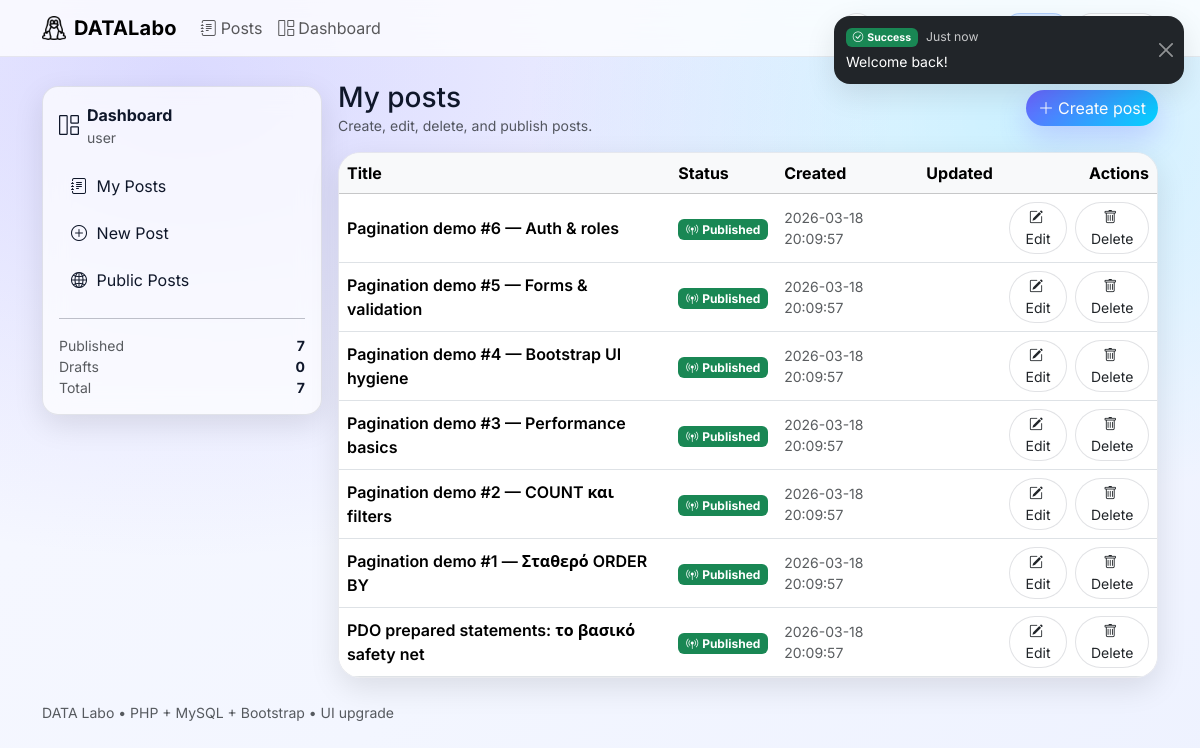
Screenshot of /public/Dashboard_Posts.php (signed in) with the database file from the repository.
### tables this page shows
CREATE TABLE IF NOT EXISTS posts (
    post_id INT UNSIGNED NOT NULL AUTO_INCREMENT,
    user_id INT UNSIGNED NOT NULL,
    post_title VARCHAR(254) NOT NULL,
    post_body MEDIUMTEXT NOT NULL,
    status ENUM('draft','published') NOT NULL DEFAULT 'draft',
    published_at DATETIME NULL,
    created_at TIMESTAMP NOT NULL DEFAULT CURRENT_TIMESTAMP,
    updated_at TIMESTAMP NULL DEFAULT NULL ON UPDATE CURRENT_TIMESTAMP,

    PRIMARY KEY (post_id),
    KEY idx_posts_user_id (user_id),
    KEY idx_posts_status_created_at (status, created_at),

    CONSTRAINT fk_posts_users
        FOREIGN KEY (user_id) REFERENCES users(user_id)
        ON DELETE CASCADE
        ON UPDATE CASCADE
);

### functions/userFunctions.php (called while the page is built, shortened)
<?php
require_once __DIR__ . '/genericFunctions.php';
function existsActiveUserSession(): bool
{
    return session_status() === PHP_SESSION_ACTIVE;
}
function existsLoggedUser(): bool
{
    return isset($_SESSION['user_id'], $_SESSION['loggedUserName'], $_SESSION['loggedUserRole']);
}
function currentUserId(): ?int
{
    return existsLoggedUser() ? (int)$_SESSION['user_id'] : null;
}
function currentUserName(): ?string
{
    return existsLoggedUser() ? (string)$_SESSION['loggedUserName'] : null;
}
function currentUserRole(): ?string
{
    return existsLoggedUser() ? (string)$_SESSION['loggedUserRole'] : null;
}

### functions/genericFunctions.php (called while the page is built, shortened)
<?php
function getFlash(): ?array
{
    $flash = $_SESSION['flash'];
    return $flash;
}

### functions/databaseFunctions.php (called while the page is built, shortened)
<?php
function dbConfig(): array
{
    return [
        'host' => 'localhost',
        'user' => 'root',
        'pass' => '',
        'name' => 'database_labo',
        'port' => 3306,
    ];
}
function connectToDatabase(): mysqli
{
    $cfg = dbConfig();
    $conn = new mysqli($cfg['host'], $cfg['user'], $cfg['pass'], $cfg['name'], $cfg['port']);
    $conn->set_charset('utf8mb4');
    return $conn;
}
function dbSelectAll(string $sql, array $params = [], ?string $types = null): array
{
    $conn = connectToDatabase();
    $stmt = $conn->prepare($sql);
    if (!empty($params)) {
        $types = $types ?? inferParamTypes($params);
        $stmt->bind_param($types, ...$params);
    }
    $stmt->execute();
    $result = $stmt->get_result();
    $rows = [];
    while ($row = $result->fetch_assoc()) {
        $rows[] = $row;
    }
    return $rows;
}
function dbSelectOne(string $sql, array $params = [], ?string $types = null): ?array
{
    $rows = dbSelectAll($sql, $params, $types);
    return $rows[0] ?? null;
}

### public/Dashboard_Posts.php (the view, shortened to what this page needs)
<?php
require_once __DIR__ . '/../functions/userFunctions.php';
require_once __DIR__ . '/../functions/genericFunctions.php';
require_once __DIR__ . '/../functions/databaseFunctions.php';
require __DIR__ . '/_header.php';
$myPosts = dbSelectAll(
  "SELECT post_id, post_title, status, created_at, updated_at
   FROM posts
   WHERE user_id = ?
   ORDER BY created_at DESC, post_id DESC",
  [currentUserId()],
  "i"
);
$stats = dbSelectOne(
  "SELECT
      SUM(status='published') AS published_cnt,
      SUM(status='draft') AS draft_cnt,
      COUNT(*) AS total_cnt
   FROM posts
   WHERE user_id = ?",
  [currentUserId()],
  "i"
);
$publishedCnt = (int)($stats['published_cnt'] ?? 0);
$draftCnt = (int)($stats['draft_cnt'] ?? 0);
$totalCnt = (int)($stats['total_cnt'] ?? 0);
?>
<div class="bl-shell">
  <aside class="bl-sidebar bl-glass">
    <div class="d-flex align-items-center gap-2 mb-3">
      <i class="bi bi-grid-1x2 fs-5"></i>
      <div>
        <div class="fw-bold">Dashboard</div>
        <div class="text-muted small"><?= htmlspecialchars((string)currentUserName()) ?></div>
      </div>
    </div>
    <div class="vstack gap-1">
      <a class="bl-side-link" href="Dashboard_Posts.php"><i class="bi bi-journal-text"></i>My Posts</a>
      <a class="bl-side-link" href="Post_Create.php" data-spinner="1"><i class="bi bi-plus-circle"></i>New Post</a>
      <a class="bl-side-link" href="Posts_List.php" data-spinner="1"><i class="bi bi-globe2"></i>Public Posts</a>
    </div>
    <hr class="my-3 opacity-25">
    <div class="small">
      <div class="d-flex justify-content-between">
        <span class="text-muted">Published</span><span class="fw-bold"><?= $publishedCnt ?></span>
      </div>
      <div class="d-flex justify-content-between">
        <span class="text-muted">Drafts</span><span class="fw-bold"><?= $draftCnt ?></span>
      </div>
      <div class="d-flex justify-content-between">
        <span class="text-muted">Total</span><span class="fw-bold"><?= $totalCnt ?></span>
      </div>
    </div>
  </aside>
  <section>
    <div class="d-flex flex-wrap justify-content-between align-items-center gap-2 mb-3">
      <div>
        <h1 class="h3 mb-0">My posts</h1>
        <div class="text-muted small">Create, edit, delete, and publish posts.</div>
      </div>
      <a class="btn btn-gradient" href="Post_Create.php" data-spinner="1"><i class="bi bi-plus-lg me-1"></i>Create post</a>
    </div>
    <?php if (empty($myPosts)): ?>
      <div class="bl-glass p-4">
        <div class="d-flex align-items-center gap-2">
          <i class="bi bi-inbox fs-4"></i>
          <div>
            <div class="fw-bold">No posts yet</div>
            <div class="text-muted small">Create your first post to get started.</div>
          </div>
        </div>
        <div class="mt-3">
          <a class="btn btn-gradient" href="Post_Create.php" data-spinner="1"><i class="bi bi-plus-lg me-1"></i>New Post</a>
        </div>
      </div>
    <?php else: ?>
      <div class="card bl-card">
        <div class="table-responsive">
          <table class="table align-middle mb-0">
            <thead class="table-light">
              <tr>
                <th>Title</th>
                <th>Status</th>
                <th class="d-none d-md-table-cell">Created</th>
                <th class="d-none d-md-table-cell">Updated</th>
                <th class="text-end">Actions</th>
              </tr>
            </thead>
            <tbody>
              <?php foreach ($myPosts as $p): ?>
                <tr>
                  <td class="fw-semibold"><?= htmlspecialchars((string)$p['post_title']) ?></td>
                  <td>
                    <?php if ($p['status'] === 'published'): ?>
                      <span class="badge text-bg-success"><i class="bi bi-broadcast-pin me-1"></i>Published</span>
                    <?php else: ?>
                      <span class="badge text-bg-secondary"><i class="bi bi-eye-slash me-1"></i>Draft</span>
                    <?php endif; ?>
                  </td>
                  <td class="d-none d-md-table-cell text-muted small"><?= htmlspecialchars((string)$p['created_at']) ?></td>
                  <td class="d-none d-md-table-cell text-muted small"><?= htmlspecialchars((string)$p['updated_at']) ?></td>
                  <td class="text-end">
                    <div class="d-inline-flex gap-2">
                      <a class="btn btn-soft btn-sm" href="Post_Edit.php?post_id=<?= (int)$p['post_id'] ?>" data-spinner="1">
                        <i class="bi bi-pencil-square me-1"></i>Edit
                      </a>
                      <form method="POST" action="servers/post_delete.php" class="m-0">
                        <button class="btn btn-soft btn-sm" type="submit" onclick="return confirm('Delete this post?');">
                          <i class="bi bi-trash me-1"></i>Delete
                        </button>
                      </form>
                    </div>
                  </td>
                </tr>
              <?php endforeach; ?>
            </tbody>
          </table>
        </div>
      </div>
    <?php endif; ?>
  </section>
</div>
<?php require __DIR__ . '/_footer.php'; ?>

### public/_header.php (shortened to what this page needs)
<!doctype html>
<html lang="en">
<head>
  <link href="https://cdn.jsdelivr.net/npm/bootstrap@5.3.3/dist/css/bootstrap.min.css" rel="stylesheet">
  <link href="https://cdn.jsdelivr.net/npm/bootstrap-icons@1.11.3/font/bootstrap-icons.css" rel="stylesheet">
  <link rel="stylesheet" href="assets/css/app.css">
</head>
<body>
<?php
require_once __DIR__ . '/../functions/userFunctions.php';
require_once __DIR__ . '/../functions/genericFunctions.php';
$flash = getFlash();
$flashType = $flash['type'] ?? null;
$flashMessage = $flash['message'] ?? null;
$toastHeader = 'Notice';
$toastIcon = 'bi-info-circle';
$toastBg = 'bg-primary';
if ($flashType) {
  if ($flashType === 'success') { $toastHeader='Success'; $toastIcon='bi-check-circle'; $toastBg='bg-success'; }
  elseif ($flashType === 'error') { $toastHeader='Error'; $toastIcon='bi-exclamation-triangle'; $toastBg='bg-danger'; }
  elseif ($flashType === 'warning') { $toastHeader='Warning'; $toastIcon='bi-exclamation-circle'; $toastBg='bg-warning'; }
  else { $toastHeader='Info'; $toastIcon='bi-info-circle'; $toastBg='bg-primary'; }
}
?>
<nav class="navbar navbar-expand-lg bl-navbar">
  <div class="container">
    <a class="navbar-brand d-flex align-items-center gap-2" href="Posts_List.php">
      <img src="/DATALaboBlog/public/assets/images/tux.png" alt="Linux" width="24" height="24" style="object-fit:contain;">
      <span class="fw-bold">DATALabo</span>
    </a>
    <div id="nav" class="collapse navbar-collapse">
      <ul class="navbar-nav me-auto align-items-lg-center">
        <li class="nav-item"><a class="nav-link" href="Posts_List.php"><i class="bi bi-journal-text me-1"></i>Posts</a></li>
        <?php if (existsLoggedUser()): ?>
          <li class="nav-item"><a class="nav-link" href="Dashboard_Posts.php"><i class="bi bi-grid-1x2 me-1"></i>Dashboard</a></li>
        <?php endif; ?>
      </ul>
      <div class="d-flex gap-2 align-items-center">
        <button class="btn btn-soft btn-sm" id="blThemeToggle" type="button" title="Toggle theme" aria-label="Toggle theme">
        </button>
        <?php if (existsLoggedUser()): ?>
          <div class="d-flex align-items-center gap-2">
            <span class="small text-muted d-none d-md-inline">Signed in as <strong><?= htmlspecialchars((string)currentUserName()) ?></strong></span>
            <?php $role = (string)(currentUserRole() ?? 'user'); ?>
            <span class="bl-badge <?= $role === 'admin' ? 'bl-badge-admin' : 'bl-badge-user' ?>">
            </span>
          </div>
          <form method="POST" action="servers/user_logout.php" class="m-0">
            <button class="btn btn-soft btn-sm" type="submit"><i class="bi bi-box-arrow-right me-1"></i>Logout</button>
          </form>
        <?php else: ?>
          <a class="btn btn-gradient btn-sm" href="User_Login.php" data-spinner="1"><i class="bi bi-box-arrow-in-right me-1"></i>Login</a>
        <?php endif; ?>
      </div>
    </div>
  </div>
</nav>
<div class="toast-container position-fixed top-0 end-0 p-3" style="z-index: 2100;">
  <?php if (!empty($flashMessage)): ?>
    <div id="blFlashToast" class="toast align-items-center text-bg-dark border-0 bl-glass" role="alert" aria-live="assertive" aria-atomic="true">
      <div class="d-flex">
        <div class="toast-body">
          <div class="d-flex align-items-center gap-2 mb-1">
            <span class="badge <?= htmlspecialchars($toastBg) ?>"><i class="bi <?= htmlspecialchars($toastIcon) ?> me-1"></i><?= htmlspecialchars($toastHeader) ?></span>
            <span class="small opacity-75">Just now</span>
          </div>
          <div><?= htmlspecialchars((string)$flashMessage) ?></div>
        </div>
        <button type="button" class="btn-close btn-close-white me-2 m-auto" data-bs-dismiss="toast" aria-label="Close"></button>
      </div>
    </div>
  <?php endif; ?>
</div>
<main class="container my-4">

### public/_footer.php (shortened to what this page needs)
</main>
<footer class="container pb-4">
  <div class="text-muted small">
    DATA Labo • PHP + MySQL + Bootstrap • UI upgrade
  </div>
</footer>
</body>
</html>

### public/assets/css/app.css (style rules this page uses)
:root { --bl-bg-1:#0b1020; --bl-bg-2:#1b1f3a; --bl-accent:#6C63FF; --bl-accent-2:#00D4FF; --bl-success:#22c55e; --bl-warning:#f59e0b; --bl-danger:#ef4444; --bl-surface: rgba(255,255,255,.10); --bl-surface-2: rgba(255,255,255,.14); --bl-border: rgba(255,255,255,.18); --bl-text:#0f172a; --bl-muted:#64748b; --bl-radius:16px; --bl-radius-lg:22px; --bl-shadow: 0 18px 50px rgba(0,0,0,.18); --bl-shadow-soft: 0 10px 30px rgba(0,0,0,.10); --bl-transition: 220ms ease; }
html,body { height:100%; }
body { background: radial-gradient(1200px 800px at 15% 10%, rgba(108,99,255,.20), transparent 60%), radial-gradient(900px 700px at 85% 15%, rgba(0,212,255,.16), transparent 55%), linear-gradient(135deg, #f7f8ff, #f3f6ff 55%, #eef2ff); color: var(--bl-text); }
.bl-glass { background: var(--bl-surface); border: 1px solid var(--bl-border); backdrop-filter: blur(14px); -webkit-backdrop-filter: blur(14px); border-radius: var(--bl-radius); box-shadow: var(--bl-shadow-soft); }
body:not(.dark-mode) .bl-glass { background: rgba(255,255,255,.70); border-color: rgba(15,23,42,.10); backdrop-filter: blur(12px); -webkit-backdrop-filter: blur(12px); }
.navbar.bl-navbar { position: sticky; top: 0; z-index: 1030; background: rgba(255,255,255,.75); border-bottom: 1px solid rgba(15,23,42,.08); backdrop-filter: blur(14px); -webkit-backdrop-filter: blur(14px); }
.navbar-brand { font-weight: 800; letter-spacing: .2px; }
.nav-link { position: relative; transition: var(--bl-transition); }
.navbar-brand img { display: inline-block; width: 24px; height: 24px; object-fit: contain; }
.btn { border-radius: 999px; transition: transform var(--bl-transition), box-shadow var(--bl-transition), background var(--bl-transition); }
.btn-gradient { border: none; color: #fff !important; background: linear-gradient(135deg, var(--bl-accent), var(--bl-accent-2)); box-shadow: 0 12px 28px rgba(108,99,255,.25); }
.btn-soft { border: 1px solid rgba(15,23,42,.12); background: rgba(255,255,255,.75); }
.card.bl-card { border: 1px solid rgba(15,23,42,.08); border-radius: var(--bl-radius-lg); overflow: hidden; box-shadow: var(--bl-shadow-soft); transition: transform var(--bl-transition), box-shadow var(--bl-transition); background: rgba(255,255,255,.75); }
.bl-badge { border-radius: 999px; padding: .28rem .55rem; font-size: .78rem; font-weight: 700; }
.bl-badge-user { background: rgba(59,130,246,.15); color: #3b82f6; border: 1px solid rgba(59,130,246,.25); }
.bl-shell { display: grid; grid-template-columns: 280px 1fr; gap: 1rem; }
.bl-sidebar { position: sticky; top: 86px; height: fit-content; padding: 1rem; }
.bl-sidebar a { text-decoration: none; }
.bl-side-link { display:flex; align-items:center; gap:.6rem; padding: .6rem .75rem; border-radius: 12px; color: inherit; transition: var(--bl-transition); }

### public/_header.php (style rules this page uses)
body { font-family: Inter, system-ui, -apple-system, Segoe UI, Roboto, Arial, sans-serif; }

### rows the page displays
posts: post_title "Pagination demo #6 — Auth & roles", status "published" (drawn), created_at "2026-03-18 20:09:57"
posts: post_title "Pagination demo #5 — Forms & validation", status "published" (drawn), created_at "2026-03-18 20:09:57"
posts: post_title "Pagination demo #4 — Bootstrap UI hygiene", status "published" (drawn), created_at "2026-03-18 20:09:57"
posts: post_title "Pagination demo #3 — Performance basics", status "published" (drawn), created_at "2026-03-18 20:09:57"
posts: post_title "Pagination demo #2 — COUNT και filters", status "published" (drawn), created_at "2026-03-18 20:09:57"
posts: post_title "Pagination demo #1 — Σταθερό ORDER BY", status "published" (drawn), created_at "2026-03-18 20:09:57"
posts: post_title "PDO prepared statements: το βασικό safety net", status "published" (drawn), created_at "2026-03-18 20:09:57"

### other values shown
$toastHeader "Success"
$flashMessage "Welcome back!"
currentUserName() "user"
$publishedCnt "7"
$draftCnt "0"
$totalCnt "7"
